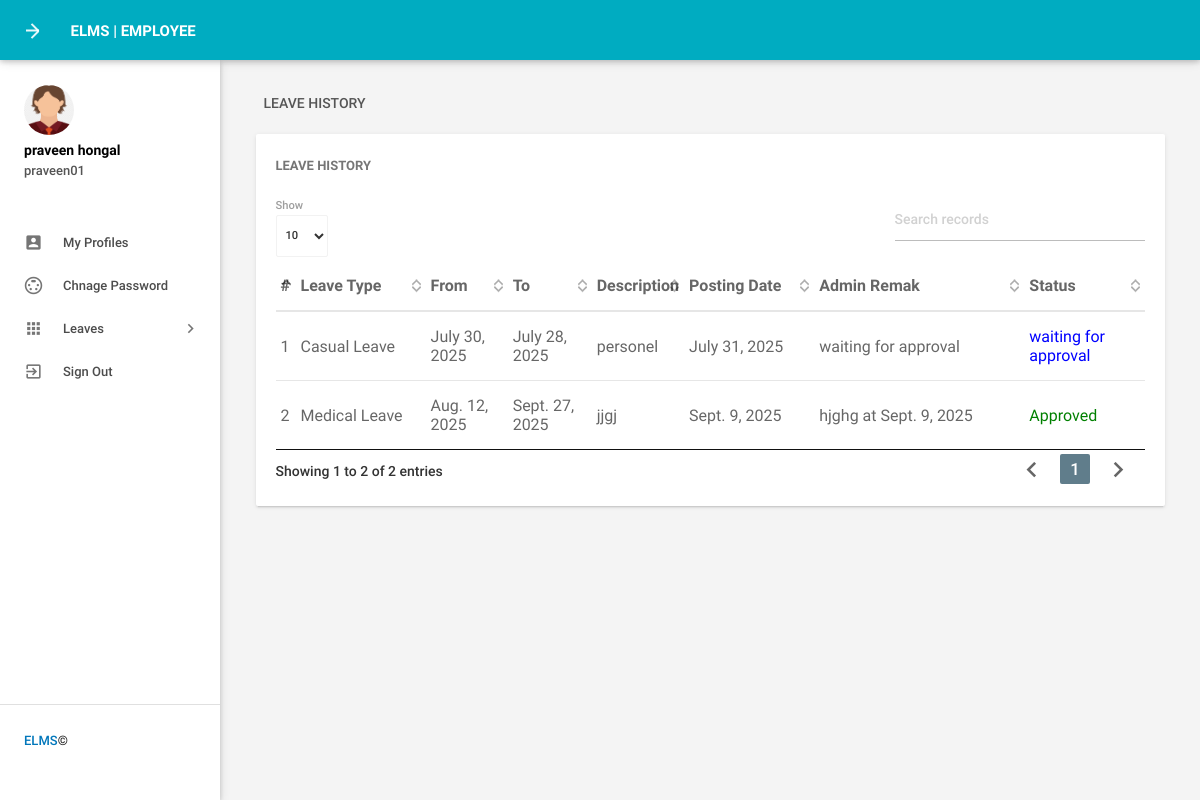
The app's page /leavehistory (signed in) with its own data.
### employeeleave/models.py (models this page shows, shortened)
class Employee(models.Model):
    user = models.ForeignKey(User, on_delete=models.CASCADE, null=True)
    empid = models.CharField(max_length=20)
    gender = models.CharField(max_length=30)
    dob = models.CharField(max_length=50)
    department = models.CharField(max_length=50,null=True)
    address = models.CharField(max_length=300)
    city = models.CharField(max_length=50)
    country = models.CharField(max_length=50)
    phoneno = models.CharField(max_length=15)
    status = models.CharField(max_length=15, null=True)
    regdate = models.DateField()

class Leaves(models.Model):
    leavetype = models.CharField(max_length=100)
    todate = models.DateField()
    fromdate = models.DateField()
    description = models.CharField(max_length=500)
    postingdate = models.DateField()
    adminremark = models.CharField(max_length=100,null=True)
    adminremarkdate = models.DateField(null=True)
    status = models.CharField(max_length=50,null=True)
    isread = models.CharField(max_length=50)
    emp = models.ForeignKey(Employee, on_delete=models.CASCADE, null=True)

### employeeleave/views.py (the view)
# urls.py: path('leavehistory',leavehistory, name='leavehistory'),
def leavehistory(request):
    if not request.user.is_authenticated:
        return redirect('index')
    user = User.objects.get(id=request.user.id)
    employee = Employee.objects.get(user=user)
    leave = Leaves.objects.filter(emp = employee)
    d = {'leave':leave}
    return render(request, 'leavehistory.html', d)

### employeeleave/templatetags/custom_filters.py (called while the page is built)
@register.simple_tag()
def employeeid(pid,*args, **kwargs):
    user = User.objects.get(id=pid)
    employee = Employee.objects.get(user = user)
    return employee.empid

### employeeleave/templates/leavehistory.html (shortened to what this page needs)
{% load static %}
{% block body %}
<html lang="en">
    <head>
         <link type="text/css" rel="stylesheet" href="{% static 'assets/plugins/materialize/css/materialize.min.css' %}"/>
       <link href="{% static 'assets/plugins/material-preloader/css/materialPreloader.min.css' %}" rel="stylesheet">
        <link href="{% static 'assets/plugins/datatables/css/jquery.dataTables.min.css' %}" rel="stylesheet">
        <link href="{% static 'assets/css/alpha.min.css' %}" rel="stylesheet" type="text/css"/>
        <link href="{% static 'assets/css/custom.css' %}" rel="stylesheet" type="text/css"/>
    </head>
    <body>
       {% include 'userheader.html' %}
       {% include 'usersidebar.html' %}
            <main class="mn-inner">
                <div class="row">
                    <div class="col s12">
                        <div class="page-title">Leave History</div>
                    </div>
                    <div class="col s12 m12 l12">
                        <div class="card">
                            <div class="card-content">
                                <span class="card-title">Leave History</span>
                                <table id="example" class="display responsive-table ">
                                    <thead>
                                        <tr>
                                            <th>#</th>
                                            <th width="120">Leave Type</th>
                                            <th>From</th>
                                            <th>To</th>
                                             <th>Description</th>
                                             <th width="120">Posting Date</th>
                                            <th width="200">Admin Remak</th>
                                            <th>Status</th>
                                        </tr>
                                    </thead>
                                    <tbody>
                                {% for i in leave %}
                                        <tr>
                                            <td>{{forloop.counter}}</td>
                                            <td>{{i.leavetype}}</td>
                                            <td>{{i.fromdate}}</td>
                                            <td>{{i.todate}}</td>
                                           <td>{{i.description}}</td>
                                            <td>{{i.postingdate}}</td>
                                            <td>
                                                {% if i.adminremark == None %}
                                                waiting for approval
                                                {% else %}
                                    {{i.adminremark}} at {{i.adminremarkdate}}
                                                {% endif %}
                                           </td>
                                            <td>
                                                {% if i.status == "Accept" %}
                                                 <span style="color: green">Approved</span>
                                                 {% endif %}
                                                 {% if i.status == None %}
                                                <span style="color: blue">waiting for approval</span>
                                                {% endif %}
                                             </td>
                                        </tr>
                                          {% endfor %}
                                    </tbody>
                                </table>
                            </div>
                        </div>
                    </div>
                </div>
            </main>
        </div>
        <div class="left-sidebar-hover"></div>
    </body>
</html>
{% endblock %}

### employeeleave/templates/usersidebar.html (shortened to what this page needs)
{% load static %}
{% load custom_filters %}
     <aside id="slide-out" class="side-nav white fixed">
                <div class="side-nav-wrapper">
                    <div class="sidebar-profile">
                        <div class="sidebar-profile-image">
                            <img src="{% static 'assets/images/avatarboy729.png' %}" class="circle" alt="">
                        </div>
                        <div class="sidebar-profile-info">
                                <p>{{request.user.first_name}} {{request.user.last_name}}</p>
                                <span>{% employeeid request.user.id %}</span>
                        </div>
                    </div>
                <ul class="sidebar-menu collapsible collapsible-accordion" data-collapsible="accordion">
  <li class="no-padding"><a class="waves-effect waves-grey" href="{% url 'myprofile' %}"><i class="material-icons">account_box</i>My Profiles</a></li>
  <li class="no-padding"><a class="waves-effect waves-grey" href="{% url 'changepassworduser' %}"><i class="material-icons">settings_input_svideo</i>Chnage Password</a></li>
                    <li class="no-padding">
                        <a class="collapsible-header waves-effect waves-grey"><i class="material-icons">apps</i>Leaves<i class="nav-drop-icon material-icons">keyboard_arrow_right</i></a>
                    </li>
                  <li class="no-padding">
                                <a class="waves-effect waves-grey" href="{% url 'logout' %}"><i class="material-icons">exit_to_app</i>Sign Out</a>
                            </li>
                </ul>
                <div class="footer">
                    <p class="copyright"><a href="#"> ELMS </a>©</p>
                </div>
                </div>
            </aside>

### records on screen
Leaves: leavetype "Casual Leave", fromdate "July 30, 2025", todate "July 28, 2025", description "personel", postingdate "July 31, 2025", shows "waiting for approval"
Leaves: leavetype "Medical Leave", fromdate "Aug. 12, 2025", todate "Sept. 27, 2025", description "jjgj", postingdate "Sept. 9, 2025", adminremark "hjghg", adminremarkdate "Sept. 9, 2025", status "Approved"

### other values on screen
{{ request.user.first_name }} "praveen"
{{ request.user.last_name }} "hongal"
